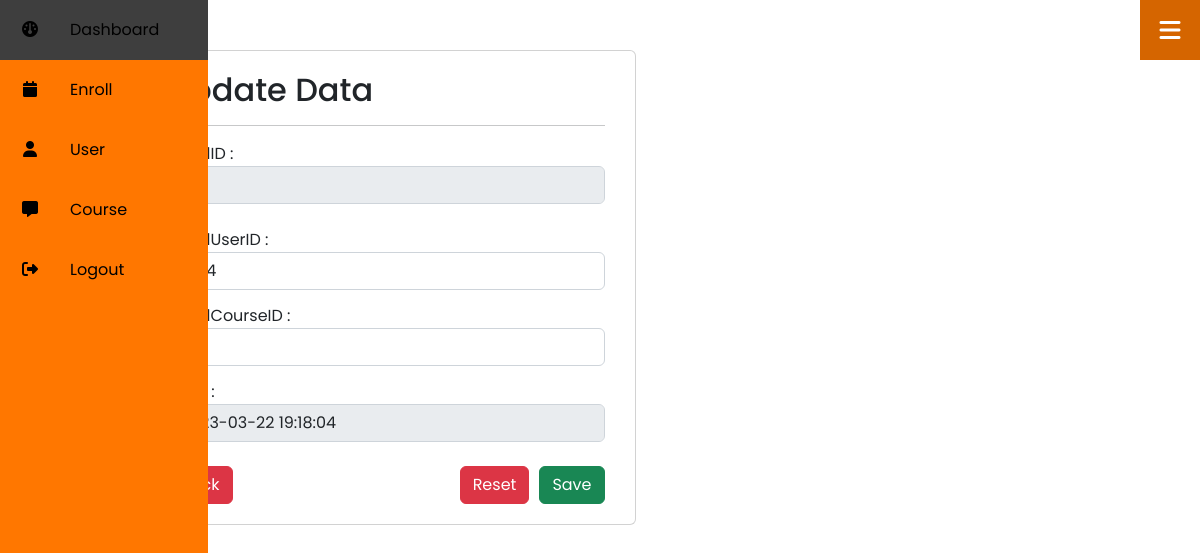
Page /listenroll.php?editeu=34 (signed in) on the committed database.
### tables this page shows
CREATE TABLE `enroll` (
  `EnrollID` int(11) NOT NULL,
  `EnrollUserID` int(11) NOT NULL,
  `EnrollCourseID` int(11) NOT NULL,
  `EnrollTime` timestamp NOT NULL DEFAULT current_timestamp() ON UPDATE current_timestamp()
);

### core/class.user.php (called while the page is built, shortened)
<?php
class user
{
    private $db;
    public function __construct(){
        try{
            $this->db = new PDO(CONFIG, USER, PWD);
            $this->db->setAttribute(PDO::ATTR_ERRMODE,PDO::ERRMODE_EXCEPTION);
        }catch(\PDOException $e){
            echo $e->getMessage();
        }
    }
    public function closeconnect()
    {
        $this->db = null;
    }
    public function getEnrollUserByID($EnrollID)
    {
        $sql = "SELECT * FROM `enroll` WHERE `EnrollID` = ?";
        $stmt = $this->db->prepare($sql);
        $stmt->execute([$EnrollID]);
        $data = $stmt->fetch(PDO::FETCH_ASSOC);
        return $data;
    }
    public function enrollcourselist()
    {
        $sql = "SELECT * FROM `enroll`";
        $res = $this->db->query($sql);
        return $res->fetchall(PDO::FETCH_ASSOC);
    }
}
?>

### controller.user.php (called while the page is built, shortened)
<?php
    require_once('./core/class.user.php');
    $user = new user();
    if(isset($_GET['save'])){
        $UserFname = $_POST["UserFname"];
        $UserLname = $_POST["UserLname"];
        $UUsername = $_POST["UUsername"];
        $UPassword = $_POST["UPassword"];
        $user->insertuser($UserFname, $UserLname, $UUsername, $UPassword);
        header('Location: listuser.php');
    }else if(isset($_GET['saveeu'])){
        $EnrollUserID = $_POST["EnrollUserID"];
        $EnrollCourseID = $_POST["EnrollCourseID"];
        $user->insertenrolluser($EnrollUserID, $EnrollCourseID);
        header('Location: listenroll.php');
    }else if(isset($_GET['edit'])){
        $u = $user->getUserByID($_GET['edit']);
    }else if(isset($_GET['editc'])){
        $c = $user->getCourseByID($_GET['editc']);
    }else if(isset($_GET['editeu'])){
        $e = $user->getEnrollUserByID($_GET['editeu']);
    }else if(isset($_GET['update'])){
        $field = ['UserFname' => $_POST["UserFname"], 'UserLname' => $_POST["UserLname"], 'UUsername' => $_POST["UUsername"], 'UPassword' => md5($_POST["UPassword"])];
        $user->updateuser($_GET['update'],$field);
        header('Location: listuser.php');
    }else if(isset($_GET['updatec'])){
        date_default_timezone_set("Asia/bangkok");
        $date=date("Ymdhis");
        $uploadOk = 1;
        if($_FILES["fileToUpload"]["name"] == null){
            $target_file = $_POST["oldimage"];
            $field = ['CourseCode' => $_POST["CourseCode"], 'CourseName' => $_POST["CourseName"], 'CourseImg' => $target_file];
            $user->updatecourse($_GET['updatec'],$field);
            echo "<script>goto('listcourse.php');</script>";
        }else{
            $imgname = $_FILES["fileToUpload"]["name"];
            $extension = pathinfo($imgname,PATHINFO_EXTENSION);
            $target_dir = "img/";
            $target_file = $target_dir . basename($date.".".$extension[0].$extension[1].$extension[2]);
            $imageFileType = strtolower(pathinfo($target_file,PATHINFO_EXTENSION));
            if(isset($_POST["submit"])) {
                $check = getimagesize($_FILES["fileToUpload"]["tmp_name"]);
                if($check !== false) {
                    echo "File is an image - " . $check["mime"] . ".";
                    $uploadOk = 1;
                } else {
                    echo "File is not an image.";
                    $uploadOk = 0;
                }
            }
            if (file_exists($target_file)) {
                echo "Sorry, file already exists.";
                $uploadOk = 0;
            }
            if($imageFileType != "jpg" && $imageFileType != "png") {
                echo "Sorry, only JPG, PNG files are allowed.";
                $uploadOk = 0;
            }
            if($uploadOk == 0) {
                echo "<script>alertfunc('Sorry, your file was not uploaded.');";
                echo "goto('listcourse.php')</script>";
            }else {
                if(move_uploaded_file($_FILES["fileToUpload"]["tmp_name"], $target_file)){
                    echo "Success: upload completed<br>";
                    echo "The file ".htmlspecialchars(basename($_FILES["fileToUpload"]["name"]))." has been uploaded to server.";
                    $field = ['CourseCode' => $_POST["CourseCode"], 'CourseName' => $_POST["CourseName"], 'CourseImg' => $target_file];
                    $user->updatecourse($_GET['updatec'],$field);
                    echo "<script>goto('listcourse.php');</script>";
                } else {
                    echo "<script>alertfunc('Sorry there was an error uploading your file');";
                    echo "goto('listcourse.php')</script>";
                }
            }
        }
    }else if(isset($_GET['updateeu'])){
        $field = ['EnrollUserID' => $_POST["EnrollUserID"], 'EnrollCourseID' => $_POST["EnrollCourseID"]];
        $user->updateenrolluser($_GET['updateeu'],$field);
        header('Location: listenroll.php');
    }else if(isset($_GET['enroll'])){
        $user->enrollcourse($_GET['enroll'], $_SESSION['userid']);
        header('Location: index.php');
    }else if(isset($_GET['unroll'])){
        $user->unrollcourse($_GET['unroll']);
        header('Location: enroll.php');
    }else if(isset($_GET['regiser'])){
        $username = $_POST["username"];
        $password = $_POST["password"];
        $varpassword = $_POST["varpassword"];
        $fname = $_POST["fname"];
        $lname = $_POST["lname"];
        $logic = $user->regisfinduser($username);
        if($logic == null){
            if($password != $varpassword){
                echo "<script>alertfunc('Wrong password. Please try again');";
                echo "goto('login.php?regis')</script>";
            }else{
                $user->regisuser($username, $password, $fname, $lname);
                echo "<script>alertfunc('Regis Success');";
                echo "goto('logout.php')</script>";
            }
        }else{
            echo "<script>alertfunc('This username already exists');";
            echo "goto('login.php?regis')</script>";
        }
    }else if(isset($_GET['login'])){
        $username = $_POST["username"];
        $password = $_POST["password"];
        $u = $user->loginuser($username, $password);
        if(@$u["Ustatus"]=="1"){
            $_SESSION['userid'] = $u["UserID"];
            $_SESSION['userstatus'] = "admin";
            echo "<script>alertfunc('Login as admin Success');";
            echo "goto('dashboard.php')</script>";
        }
        else if(@$u["Ustatus"]=="2"){
            $_SESSION['userid'] = $u["UserID"];
            $_SESSION['userstatus'] = "user";
            echo "<script>alertfunc('Login Success');";
            echo "goto('index.php')</script>";
        }
        else{
            echo "<script>alertfunc('Wrong username or password');";
            echo "goto('logout.php')</script>";
        }
    }
    if(isset($showenrolluser)){
        $enrollcourse_list = $user->enrollcourselist();
    }
?>

### listenroll.php (the view, shortened to what this page needs)
<?php
    $showenrolluser = "show";
    include('controller.user.php');
    include_once("navbar.php");
?>
<!DOCTYPE html>
<html lang="en">
<head>
    <link rel="stylesheet" href="csjs/dataTables.min.css">
    <link rel="stylesheet" href="csjs/css.css">
</head>
<body style="z-index: 1;">
    <div class="container" style="margin-left:auto;margin-right:auto;">
        <div class="row">
            <div class="col-1">
            </div>
            <div class="col-11">
            <div style="padding-top:50px;">
                <?php
                    if(isset($_GET["editeu"]) == true){
                ?>
                    <div class="row">
                        <div class="col-lg-6">
                            <div class="card" style="width: 100%">
                                <form action="controller.user.php?updateeu='<?php echo $e["EnrollID"] ?>'" method="post">
                                    <div style="margin-left:30px; margin-right:30px; margin-top:20px; margin-bottom:20px;">
                                        <h2>Update Data</h2><hr>
                                        <div>
                                            EnrollID : <br>
                                            <input type="text" class="form-control" name="EnrollID" placeholder="รหัสลงทะเบียน" value="<?php echo $e["EnrollID"] ?>" readonly disabled required><br>
                                        </div>
                                        <div>
                                            EnrollUserID : <br>
                                            <input type="text" class="form-control" name="EnrollUserID" placeholder="รหัสผู้ใช้" value="<?php echo $e["EnrollUserID"] ?>" required><br>
                                        </div>
                                        <div style="margin-top: -10px">
                                            EnrollCourseID : <br>
                                            <input type="text" class="form-control" name="EnrollCourseID" placeholder="รหัสคอร์ส" value="<?php echo $e["EnrollCourseID"] ?>" required><br>
                                        </div>
                                        <div style="margin-top: -10px">
                                            Time : <br>
                                            <input type="text" class="form-control" name="EnrollTime" placeholder="เวลา" value="<?php echo $e["EnrollTime"] ?>" required disabled><br>
                                        </div>
                                        <a class="btn btn-danger" href='listenroll.php'>Back</a>
                                        <div style="display: flex; flex-shrink: 0; flex-wrap: wrap; align-items: center; justify-content: flex-end; margin-top: -38px;">
                                            <button class="btn btn-danger" style="margin-right: 10px;" type="reset">Reset</button>
                                            <button class="btn btn-success" type="submit" name="save">Save</button>
                                        </div>
                                    </div>
                                </form>
                            </div>
                        </div>
                        <div class="col-lg-6">
                        </div>
                    </div>
                <?php
                    }
                ?>
            </div>
        </div>
        </div>
    </div>
</body>
</html>

### navbar.php (style rules this page uses)
* { padding: 0; margin: 0; box-sizing: border-box; font-family: "Poppins", sans-serif; }
body { font-family: "Poppins", sans-serif; min-height: 100vh; background: black; }

### rows in the picture
enroll: EnrollID "34", EnrollUserID "1044", EnrollCourseID "2", EnrollTime "2023-03-22 19:18:04"
